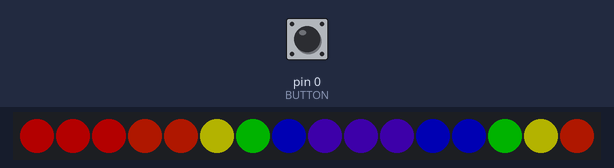
This sketch was run on a simulated Arduino Uno, built with avr-gcc and run on an emulated ATmega328P. Parts: 16 RGB LEDs in strip order, left to right. Inputs (shaded band) come from the test bench; at power-on: pin 0 (BUTTON) LOW. Dim RGB values are drawn brighter than linear.

Above: at 1.4 s.
1.5 s: pin 0 (BUTTON) pulled HIGH for 1 s
At 1.86 s:
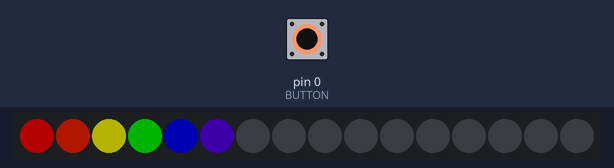
4.0 s: pin 0 (BUTTON) pulled HIGH for 0.25 s
At 4.17 s:
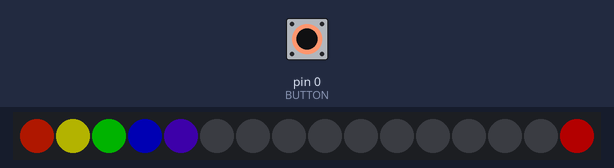
6.0 s: pin 0 (BUTTON) pulled HIGH for 0.25 s
At 6.53 s:
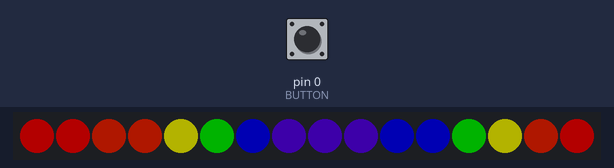
9.2 s: pin 0 (BUTTON) pulled HIGH for 1 s
At 10.31 s:
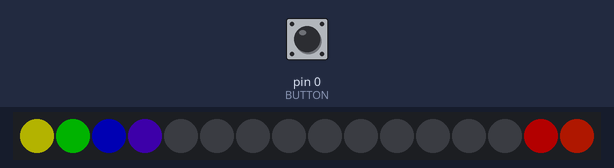

Measured:
- after the input at 1.5 s, the LEDs: change after 0.31 s (image 1)
- after the input at 4.0 s, the LEDs: first change at once (image 2 shows a later state)
- after the input at 6.0 s, the LEDs: first change at once (image 3 shows a later state)
- after the input at 9.2 s, the LEDs: first change after 0.06 s (image 4 shows a later state)

The sketch:

pridenecklace.ino
```cpp
/*
 * LGBT Pride Necklace
 * by brightcolorfulflickers
 * June 2016
 *
 * github.com/brightcolorfulflickers
 * brightcolorfulflickers.tumblr.com
 * instagram.com/brightcolorfulflickers
 */

#include <Adafruit_NeoPixel.h>
#ifdef __AVR__
  #include <avr/power.h>
#endif

#define LED_PIN 1
#define BUTTON 0
#define GNDPIN 2
#define NUM_LEDS 16
int modeCount = 0;
const byte numModes = 4;

long lastButtonCheck = 0;
const long buttonDebounceTime = 200; //200 ms
bool firstUpdate = false;

byte buttonFlag;//this flag is used to communicate to the main loop that a new value was read.

Adafruit_NeoPixel strip = Adafruit_NeoPixel(NUM_LEDS, LED_PIN, NEO_GRB + NEO_KHZ800);

uint32_t black;
uint32_t red;
uint32_t orange;
uint32_t yellow;
uint32_t green;
uint32_t blue;
uint32_t purple;

void setup() {
  strip.begin();
  strip.setBrightness(60);
  strip.show(); // Initialize all pixels to 'off'
  pinMode(BUTTON, INPUT);
  pinMode(GNDPIN, OUTPUT);
  digitalWrite(GNDPIN, LOW);

  //define colors
  black = strip.Color(0, 0, 0);
  red = strip.Color(255, 0, 0);
  orange = Wheel(10);
  yellow = strip.Color(255, 255, 0);
  green = strip.Color(0, 255, 0);
  blue = strip.Color(0, 0, 255);
  purple = Wheel(193);
}

void loop() {
  //if debounce time has passed, check button
  if ((unsigned long)(millis() - lastButtonCheck) > buttonDebounceTime) {
    int buttonRead = digitalRead(BUTTON);
    if (buttonRead == HIGH) {
      buttonFlag = 1; //set the flag that tells the loop() that a button was pushed
    }
    lastButtonCheck = millis();
  }

  //if button has been pressed, update the display (or if it's never been set)
  if (buttonFlag == 1 || firstUpdate == false) {
    buttonFlag = 0; //clear button press
    if (firstUpdate == false) {
      firstUpdate = true; //the first update has occurred
    }
    else { // otherwise, increment mode counter as usual
      modeCount++;

    }


  }
  if (modeCount % numModes == 0) {
    rainbowFlagDisplay();
    //Serial.println("Display Flag");
  }
  else if (modeCount % numModes == 1) {
    rainbowFlagRotate(200);
  }
  else if (modeCount % numModes == 2) {
    rainbowColorChase(100);
  }
  else if (modeCount % numModes == 3) {
    rainbowCycle(40);
  }


}

// Slightly different, this makes the rainbow equally distributed throughout
void rainbowCycle(uint8_t wait) {
  uint16_t i, j;

  for(j=0; j<256*5; j++) { // 5 cycles of all colors on wheel
    for(i=0; i< strip.numPixels(); i++) {
      strip.setPixelColor(i, Wheel(((i * 256 / strip.numPixels()) + j) & 255));
    }
    strip.show();

    //we need to check the button in here because of the delay
    long startWait = millis();
    while ((unsigned long)(millis() - startWait) < wait) {
      if ((unsigned long)(millis() - lastButtonCheck) > buttonDebounceTime) {
        int buttonRead = digitalRead(BUTTON);
        lastButtonCheck = millis();
        if (buttonRead == HIGH) {
          buttonFlag = 1; //set the flag that tells the loop() that a button was pushed
          return; //return to the main loop to change the mode
        }
      }
    }
    //not using delays
    //delay(wait);
  }
}

void rainbowFlagDisplay() {
  uint16_t i;

  uint32_t rainbowFlag[NUM_LEDS] = {red, red, red, orange,orange, yellow, green, blue, purple, purple, purple, blue, blue, green, yellow, orange};

  for(i=0; i<strip.numPixels(); i++) {
    strip.setPixelColor(i, rainbowFlag[i]);
  }
  strip.show();
}

void rainbowFlagRotate(uint8_t wait) {
  uint16_t i;
  uint16_t j;

  uint32_t rainbowFlag[NUM_LEDS] = {red, red, red, orange,orange, yellow, green, blue, purple, purple, purple, blue, blue, green, yellow, orange};

  for (j=0; j<strip.numPixels(); j++) {
    for(i=0; i<strip.numPixels(); i++) {
      strip.setPixelColor(i, rainbowFlag[(i+j) % NUM_LEDS]);
    }
    strip.show();
    //we need to check the button in here because of the delay
    long startWait = millis();
    while ((unsigned long)(millis() - startWait) < wait) {
      if ((unsigned long)(millis() - lastButtonCheck) > buttonDebounceTime) {
        int buttonRead = digitalRead(BUTTON);
        lastButtonCheck = millis();
        if (buttonRead == HIGH) {
          buttonFlag = 1; //set the flag that tells the loop() that a button was pushed
          return; //return to the main loop to change the mode
        }
      }
    }
    //not using delays
//    delay(wait);
  }
}

void rainbowColorChase(uint8_t wait) {
  uint16_t i;
  uint16_t j;

  uint32_t rainbowChase[NUM_LEDS] = {red, orange, yellow, green, blue, purple, black, black, black, black, black, black, black, black, black, black};

  for (j=0; j<strip.numPixels(); j++) {
    for(i=0; i<strip.numPixels(); i++) {
      strip.setPixelColor(i, rainbowChase[(i+j) % NUM_LEDS]);
    }
    strip.show();
        //we need to check the button in here because of the delay
    long startWait = millis();
    while ((unsigned long)(millis() - startWait) < wait) {
      if ((unsigned long)(millis() - lastButtonCheck) > buttonDebounceTime) {
        int buttonRead = digitalRead(BUTTON);
        lastButtonCheck = millis();
        if (buttonRead == HIGH) {
          buttonFlag = 1; //set the flag that tells the loop() that a button was pushed
          return; //return to the main loop to change the mode
        }
      }
    }
    //not using delays
    //delay(wait);
  }
}


// Input a value 0 to 255 to get a color value.
// The colours are a transition r - g - b - back to r.
uint32_t Wheel(byte WheelPos) {
  WheelPos = 255 - WheelPos;
  if(WheelPos < 85) {
    return strip.Color(255 - WheelPos * 3, 0, WheelPos * 3);
  }
  if(WheelPos < 170) {
    WheelPos -= 85;
    return strip.Color(0, WheelPos * 3, 255 - WheelPos * 3);
  }
  WheelPos -= 170;
  return strip.Color(WheelPos * 3, 255 - WheelPos * 3, 0);
}
```
